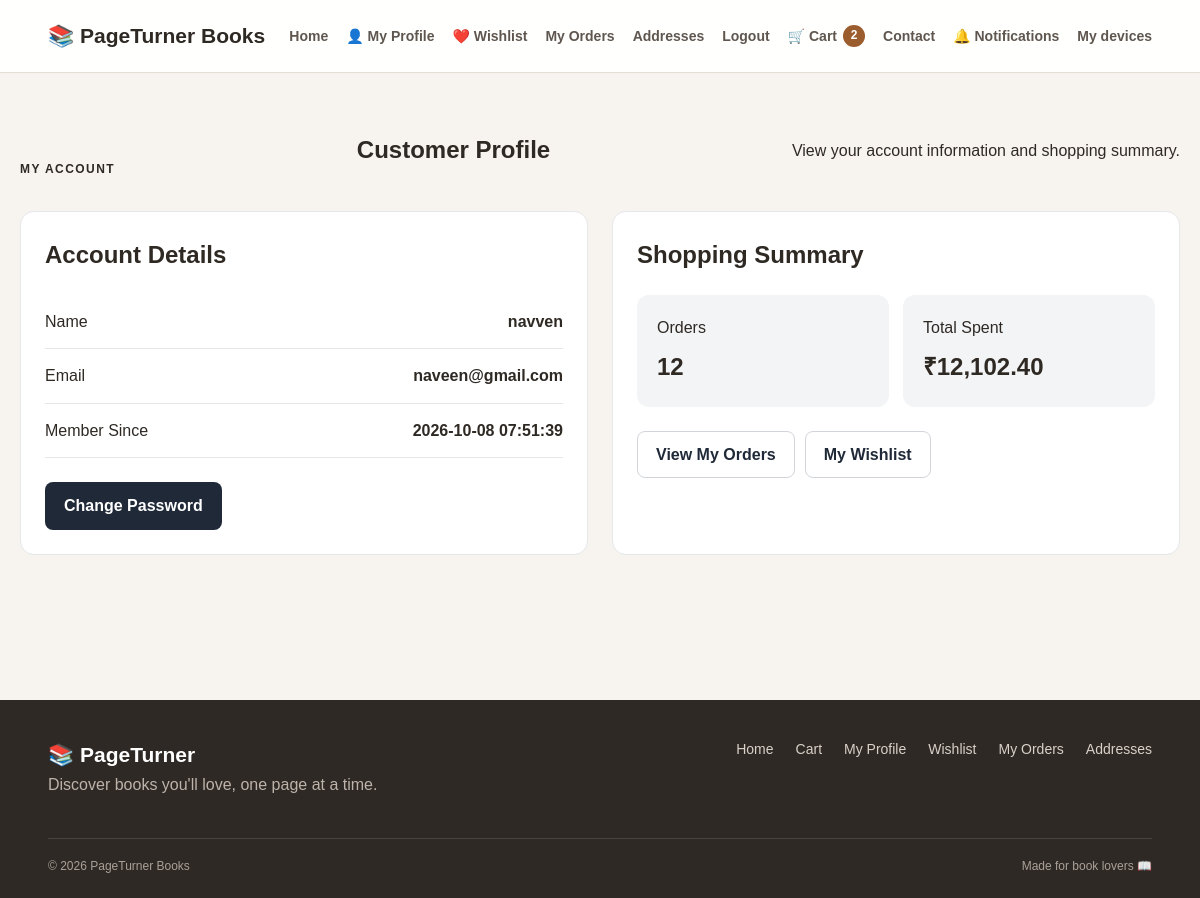
Page /profile (signed in) on the committed database.
### tables this page shows
CREATE TABLE users (
    id INTEGER PRIMARY KEY AUTOINCREMENT,

    name TEXT NOT NULL,

    email TEXT NOT NULL UNIQUE,

    password_hash TEXT NOT NULL,

    created_at TIMESTAMP DEFAULT CURRENT_TIMESTAMP
, "role" TEXT NOT NULL DEFAULT 'customer');

### shop.py (the view, shortened to what this page needs)
@shop_bp.route(
    "/profile"
)
@login_required
def profile():
    user_id = session.get(
        "user_id"
    )
    db = get_db()
    user = db.execute(
        """
        SELECT
            id,
            name,
            email,
            created_at

        FROM users

        WHERE id = ?
        """,
        (
            user_id,
        )
    ).fetchone()
    totals = db.execute(
        """
        SELECT
            COUNT(*) AS order_count,

            COALESCE(
                SUM(total_paise),
                0
            ) AS total_spent_paise

        FROM orders

        WHERE user_id = ?
          AND status != 'Cancelled'
        """,
        (
            user_id,
        )
    ).fetchone()
    return render_template(
        "profile.html",
        user=user,
        order_count=int(
            totals["order_count"]
            or 0
        ),
        total_spent_paise=int(
            totals["total_spent_paise"]
            or 0
        ),
    )

### db.py (called while the page is built)
def get_db():
    if "db" not in g:
        g.db = sqlite3.connect(
            current_app.config["DATABASE"],
            timeout=10
        )
        g.db.row_factory = sqlite3.Row
        g.db.execute(
            "PRAGMA foreign_keys = ON"
        )
        g.db.execute(
            "PRAGMA busy_timeout = 10000"
        )
    return g.db

### extras.py (called while the page is built)
def _hash_token(token):
    return hashlib.sha256(token.encode('utf-8')).hexdigest()

### security.py (called while the page is built, shortened)
def generate_csrf_token():
    token = session.get(CSRF_SESSION_KEY)
    if not token:
        token = secrets.token_urlsafe(32)
        session[CSRF_SESSION_KEY] = token
    return token

def install_csrf_protection(app):
    app.jinja_env.globals["csrf_token"] = generate_csrf_token
    @app.before_request
    def csrf_before_request():
        if request.method == "POST":
            validate_csrf_token()

def current_user():
    user_id = session.get("user_id")
    if not user_id:
        return None
    db = get_db()
    return db.execute(
        """
        SELECT
            id,
            name,
            email,
            role
        FROM users
        WHERE id = ?
        """,
        (user_id,),
    ).fetchone()

def login_required(view):
    @wraps(view)
    def wrapped_view(*args, **kwargs):
        user = current_user()
        return view(*args, **kwargs)
    return wrapped_view

### shop.py (called while the page is built)
def money(paise):
    paise = int(
        paise or 0
    )
    sign = (
        "-"
        if paise < 0
        else ""
    )
    paise = abs(
        paise
    )
    rupees, remainder = divmod(
        paise,
        100
    )
    return (
        f"{sign}₹{rupees:,}."
        f"{remainder:02d}"
    )

### templates/profile.html (shortened to what this page needs)
{% extends "base.html" %}
{% block content %}
<section class="profile-page">
    <div class="page-container">
        <div class="page-header">
            <span class="page-eyebrow">
                MY ACCOUNT
            </span>
            <h1>
                Customer Profile
            </h1>
            <p>
                View your account information and
                shopping summary.
            </p>
        </div>
        <div class="profile-grid">
            <section class="profile-card">
                <h2>
                    Account Details
                </h2>
                <div class="profile-info">
                    <div class="profile-info-row">
                        <span>
                            Name
                        </span>
                        <strong>
                            {{ user["name"] }}
                        </strong>
                    </div>
                    <div class="profile-info-row">
                        <span>
                            Email
                        </span>
                        <strong>
                            {{ user["email"] }}
                        </strong>
                    </div>
                    {% if user["created_at"] %}
                        <div class="profile-info-row">
                            <span>
                                Member Since
                            </span>
                            <strong>
                                {{ user["created_at"] }}
                            </strong>
                        </div>
                    {% endif %}
                </div>
                <div class="profile-actions">
                    <a
                        href="{{ url_for('auth.change_password') }}"
                        class="shop-btn shop-btn-primary"
                    >
                        Change Password
                    </a>
                </div>
            </section>
            <section class="profile-card">
                <h2>
                    Shopping Summary
                </h2>
                <div class="profile-stat-grid">
                    <div class="profile-stat">
                        <span class="profile-stat-label">
                            Orders
                        </span>
                        <strong class="profile-stat-number">
                            {{ order_count }}
                        </strong>
                    </div>
                    <div class="profile-stat">
                        <span class="profile-stat-label">
                            Total Spent
                        </span>
                        <strong class="profile-stat-number">
                            {{ total_spent_paise|money }}
                        </strong>
                    </div>
                </div>
                <div class="profile-actions">
                    <a
                        href="{{ url_for('shop.orders') }}"
                        class="shop-btn shop-btn-secondary"
                    >
                        View My Orders
                    </a>
                    <a
                        href="{{ url_for('shop.wishlist') }}"
                        class="shop-btn shop-btn-secondary"
                    >
                        My Wishlist
                    </a>
                </div>
            </section>
        </div>
    </div>
</section>
{% endblock %}

### rows in the picture
users: name "navven", email "naveen@gmail.com", created_at "2026-10-08 07:51:39"

### other values in the picture
{{ cart_count|default(0) }} "2"
{{ order_count }} "12"
{{ total_spent_paise|money }} "₹12,102.40"
{{ current_year|default(2026) }} "2026"
